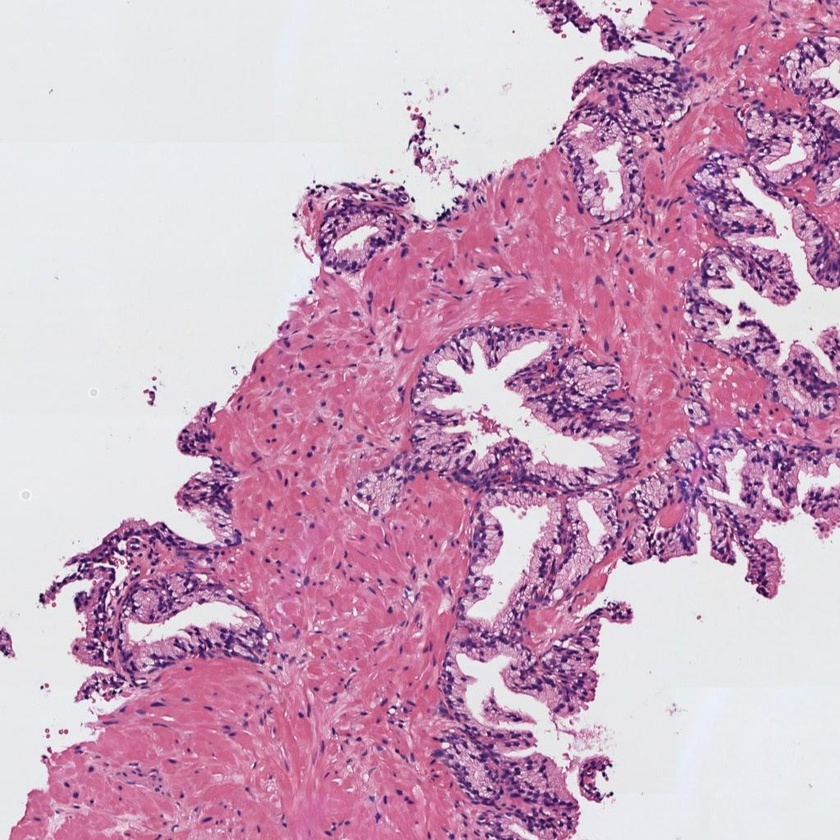
#> input picture histo_1.jpeg, 840 x 840 px, shrunk from 1024 x 1024 before the run, found by its file name
$ jupyter execute Actividad_Final_PIA.ipynb
#> lines starting #> are read from the running program, lines starting #| are printed output that depends on the picture; after the words box and inside, x2 and y2 are one past the last pixel; in counts of white or black regions, pixels touching at a corner belong together
<a href="https://colab.research.google.com/github/luiscargarcia/PF-IABD/blob/main/Actividad_Final_PIA.ipynb" target="_parent"></a>

# RESOLUCIÓN ACTIVIDAD FINAL PIA
Nombre:

NOTA: Completa el código necesario para resolver cada uno de los apartados, incorporando el código correspondiente debajo de cada bloque de comentarios.

#### Cargar una de las imágenes histológicas

[cell 1]
from google.colab import drive
drive.mount('/content/drive')

[cell 2]
# Importa las librerías necesarias
import cv2
import numpy as np
import skimage.io
from skimage import io, color, morphology, measure
from skimage.filters import threshold_otsu
from scipy.ndimage.morphology import binary_fill_holes
import matplotlib.pyplot as plt
from skimage.color import rgb2gray, rgba2rgb
from PIL import Image, ImageCms

[cell 3]
# Utiliza la librería skimage.io para leer la imagen 'histo_x.jpg' y visualízala usando la librería de matplotlib.
# Recuerda normalizar la imagen dividiéndola entre 255
image = io.imread('https://github.com/luiscargarcia/PF-IABD/blob/2ea3eaefccda75de76f864603e3a3f4c113e4bff/histo_1.jpeg?raw=true') # Reemplaza 'histo_x.jpg' con la ruta correcta
#> image is the input picture: shape (840, 840, 3); mean R, G, B 205, 166.3, 191.6
image = image / 255.0
plt.imshow(image)
plt.show()

####Define la funcion de rgb2cmyk, ya que esta viene sin definir.

[cell 4]
# Define la función rgb2cmyk
def rgb2cmyk(image):
    """Convierte una imagen RGB a CMYK.

    Args:
        image: Una imagen RGB en formato numpy array.

    Returns:
        Una imagen CMYK en formato numpy array.
    """
    # Asegúrate de que la imagen esté en el rango [0, 1]
    image = np.clip(image, 0, 1)

    # Calcula los canales CMYK
    k = 1 - np.max(image, axis=2)
    c = (1 - image[..., 0] - k) / (1 - k + 1e-10)  # Maneja divisiones por cero
    m = (1 - image[..., 1] - k) / (1 - k + 1e-10)
    y = (1 - image[..., 2] - k) / (1 - k + 1e-10)

    # Apila los canales CMYK para formar la imagen CMYK
    cmyk = np.stack([c, m, y, k], axis=-1)
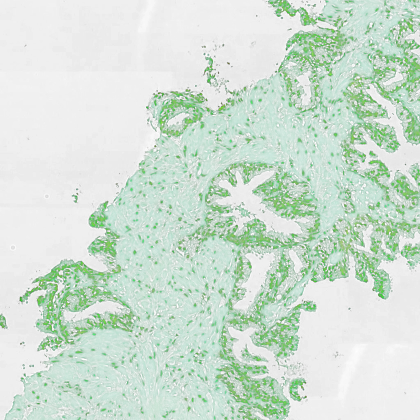
#> cmyk: shape (840, 840, 4) float64 (shown at 1/2 size); mean R, G, B, A 0.0122, 0.229, 0.08, 0.187; transparent parts drawn white

    return cmyk

#### Realizar una transformación de color para convertir la imagen al espacio de color CMYK

[cell 5]
# 1) Extrae la componente magenta de la imagen (que corresponde a la región tisular)
# 2) Visualiza la imagen con la librería de matplotlib.
# 3) Guarda la imagen Magenta con cv2.imwrite con el nombre "1_imagen_magenta.png"
image_cmyk = rgb2cmyk(image) # Llama a rgb2cmyk directamente
magenta_channel = image_cmyk[:,:,1]
plt.imshow(magenta_channel, cmap='gray')
plt.show()
cv2.imwrite("1_imagen_magenta.png", (magenta_channel * 255).astype(np.uint8))
#> Out = True

#### Umbralizar la imagen para separar los píxeles del fondo de la región tisular

[cell 6]
# 1) Convierte la imagen Magenta a formato "uint8"
# 2) Aplica un filtro gaussiano de tamaño 5x5
# 3) Umbraliza la imagen aplicando el método de Otsu
# 4) Aplica el umbral de manera que los píxeles del fondo y de los lúmenes sean 1s y el resto 0s.
# 5) Visualiza la máscara resultante (imagen de 0s y 1s)
# 6) Guarda la máscara multiplicándola por 255 con el nombre "2_mascara_con_artefactos.png"
magenta_uint8 = (magenta_channel * 255).astype(np.uint8)
blurred = cv2.GaussianBlur(magenta_uint8,(5,5),0)
thresh = threshold_otsu(blurred)
#> thresh = 55
mask = blurred > thresh
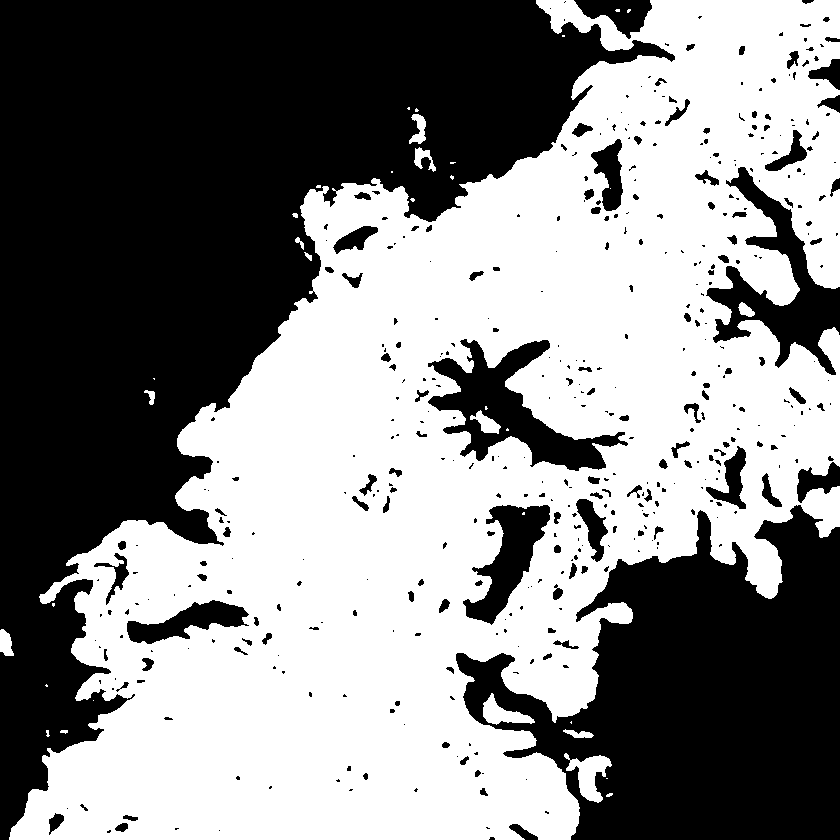
#> mask: shape (840, 840) bool; 52.7% white; 446 black regions (301 under 20 px), largest, box (x1, y1, x2, y2) and area: (0, 0, 675, 840) 214966, (456, 505, 840, 840) 76846, (428, 339, 628, 471) 9196
mask = 1 - mask # Invertir para que los lúmenes sean 1s
plt.imshow(mask, cmap='gray')
plt.show()
cv2.imwrite("2_mascara_con_artefactos.png", (mask * 255).astype(np.uint8))
#> Out = True

#### Limpiar la imagen eliminando los artefactos de lumen (objetos blancos pequeños que no son lúmenes)

[cell 7]
# 1) Utiliza la librería skimage.morphology.remove_small_objects.
# Lee la documentación en https://scikit-image.org/docs/dev/api/skimage.morphology.html#skimage.morphology.remove_small_objects
# Fija el umbral en 300 píxeles y la conectividad del objeto en 8 píxeles.
# 2) Convierte la máscara generada en formato uint8
# 3) Visualiza la máscara resultante
# 4) Guarda la máscara multiplicándola por 255 con el nombre "3_mascara_sin_artefactos.png"
cleaned_mask = morphology.remove_small_objects(mask, min_size=300, connectivity=8)
cleaned_mask_uint8 = (cleaned_mask * 255).astype(np.uint8)
plt.imshow(cleaned_mask_uint8, cmap='gray')
plt.show()
cv2.imwrite("3_mascara_sin_artefactos.png", cleaned_mask_uint8)
#> Out = True

#### Rellenar con 0s el fondo de la imagen para quedarnos únicamente con los lúmenes

[cell 8]
# 1) Aplica el algoritmo de expansión a partir de semillas para rellenar con 0s
# Pon dos semillas: una en la esquina superior izquierda y otra en la esquina inferior derecha.
# 2) Visualiza la máscara resultante
# 3) Guarda la máscara multiplicándola por 255 con el nombre "4_mascara_lumenes.png"
h, w = cleaned_mask.shape
seed1 = (0,0)
seed2 = (h-1, w-1)
filled_mask = morphology.binary_dilation(cleaned_mask, footprint=morphology.disk(10)) #Ajusta el radio del disco según sea necesario
#> filled_mask: shape (840, 840) bool; 72.5% white; 72 black regions (33 under 20 px), largest, box (x1, y1, x2, y2) and area: (19, 0, 818, 840) 174199, (698, 334, 840, 452) 3670, (128, 530, 196, 615) 2545
filled_mask[seed1] = 0
filled_mask[seed2] = 0
# Usa scipy.ndimage.morphology.binary_fill_holes en lugar de skimage.morphology.binary_fill_holes
from scipy.ndimage.morphology import binary_fill_holes # Importa binary_fill_holes desde el módulo correcto
filled_mask = 1 - binary_fill_holes(1-filled_mask) # Cambiado para usar binary_fill_holes de scipy.ndimage.morphology
#> filled_mask: shape (840, 840) int64; values 0 (black) and 1 (white), 69.1% white; 73 black regions (34 under 20 px), largest, box (x1, y1, x2, y2) and area: (19, 0, 818, 840) 198697, (698, 334, 840, 452) 3670, (128, 530, 196, 615) 2545
plt.imshow(filled_mask, cmap='gray')
plt.show()
cv2.imwrite("4_mascara_lumenes.png", (filled_mask * 255).astype(np.uint8))
#> Out = True

#### Rellenar los objetos de los lúmenes

[cell 9]
# 1) Rellena los lúmenes con la función binary_fill_holes de la librería scipy.ndimage.morphology
# 2) Convierte la máscara resultante en formato uint8
# 3) Visualiza la máscara
# 4) Guarda la máscara multiplicándola por 255 con el nombre "5_mascara_final.png"
filled_lumens = binary_fill_holes(filled_mask)
#> filled_lumens: shape (840, 840) bool; 70.8% white; 14 black regions (5 under 20 px), largest, box (x1, y1, x2, y2) and area: (19, 0, 817, 840) 198686, (698, 334, 840, 452) 3669, (784, 409, 840, 460) 1400
filled_lumens_uint8 = (filled_lumens * 255).astype(np.uint8)
#> filled_lumens_uint8: shape (840, 840); 70.8% white; 14 black regions (5 under 20 px)
plt.imshow(filled_lumens_uint8, cmap='gray')
plt.show()
cv2.imwrite("5_mascara_final.png", filled_lumens_uint8)
#> Out = True

#### Detectar y dibujar los contornos de los lúmenes sobre la imagen original

[cell 10]
# 1) Encuentra los contornos de los lúmenes
# 2) Dibuja los contornos (de color verde) sobre la imagen original
# 3) Visualiza la imagen superpuesta
# 4) Guarda la imagen multiplicándola por 255 con el nombre "6_imagen_superpuesta.png"
contours, _ = cv2.findContours(filled_lumens_uint8, cv2.RETR_EXTERNAL, cv2.CHAIN_APPROX_SIMPLE)
#> contours = 7 contours; box (x1, y1, x2, y2) and area: (0, 0, 705, 840) 279205, (371, 0, 840, 840) 210965, (39, 794, 98, 840) 1542, (476, 814, 548, 840) 1304, (97, 805, 148, 840) 1163, (165, 818, 189, 840) 362, (209, 820, 230, 840) 287
image_with_contours = cv2.cvtColor((image * 255).astype(np.uint8), cv2.COLOR_RGB2BGR)
cv2.drawContours(image_with_contours, contours, -1, (0, 255, 0), 2)
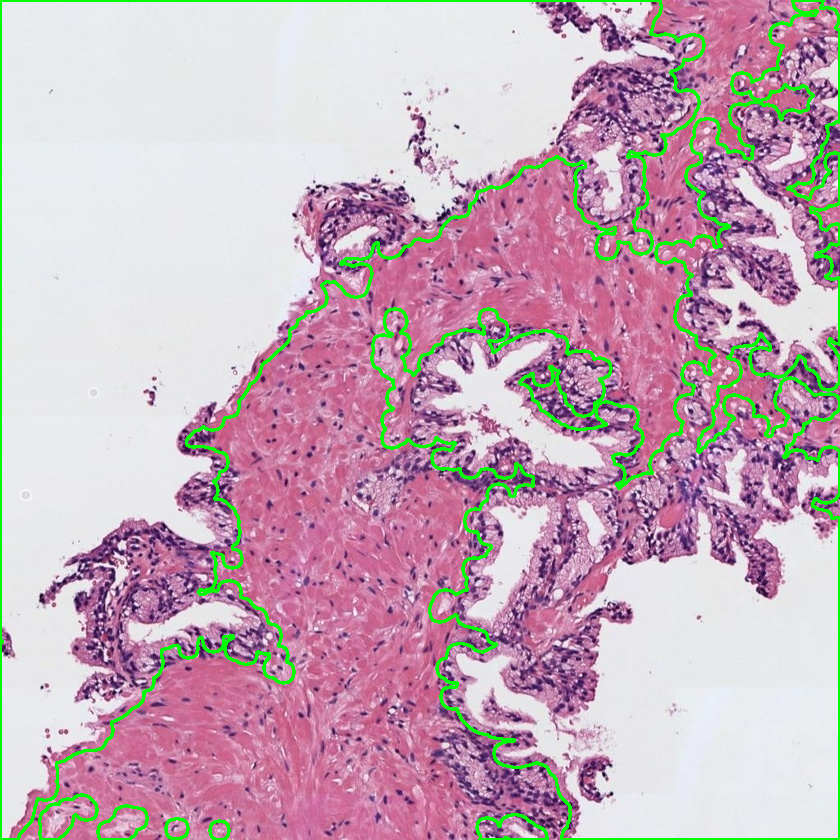
#> image_with_contours: shape (840, 840, 3); mean B, G, R 184.4, 172.2, 196.9
plt.imshow(cv2.cvtColor(image_with_contours, cv2.COLOR_BGR2RGB))
plt.show()
cv2.imwrite("6_imagen_superpuesta.png", image_with_contours)
#> Out = True

#### Identificar y cropear el lumen más grande

[cell 11]
# 1) Convierte la máscara de lúmenes en una imagen de etiquetas utilizando la librería skimage.measure
# 2) Calcula el área de cada uno de los lúmenes
# 3) Obtén una máscara del lumen de mayor área
# 4) Haz un crop (recorte) del lumen de mayor área utilizando las coordenadas de la bounding box
# 5) Visualiza la máscara recortada del lumen
# 6) Guarda la imagen multiplicándola por 255 con el nombre "7_crop_image.png"
labeled_lumens = measure.label(filled_lumens)
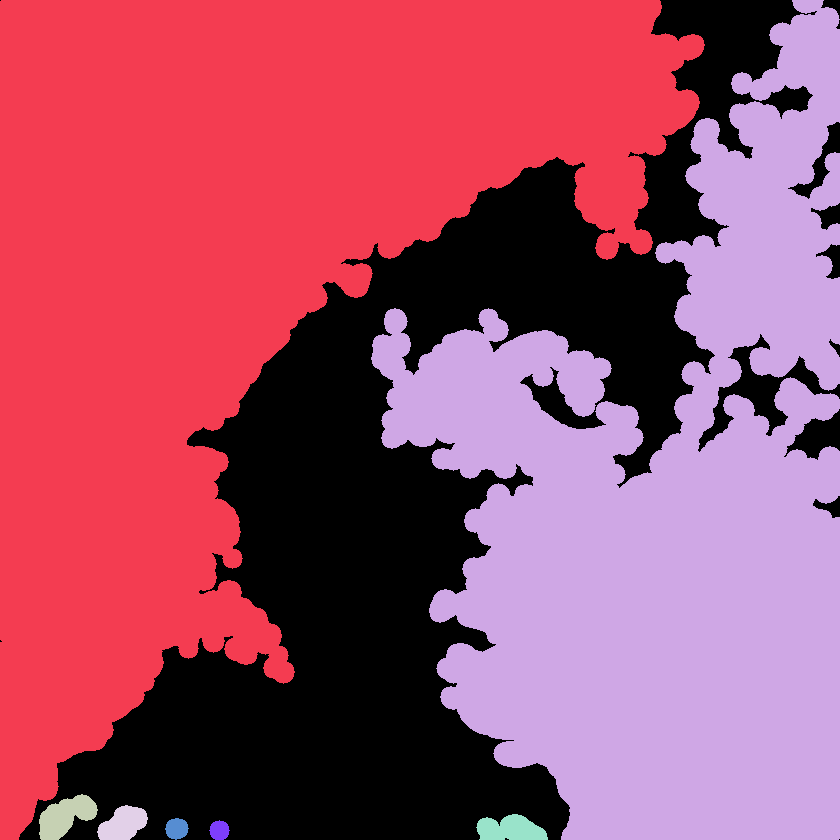
#> labeled_lumens: shape (840, 840) int32; 8 distinct labels, from 0 to 7; one colour per label, 0 black
regions = measure.regionprops(labeled_lumens)
#> regions = 7 regions; box (x1, y1, x2, y2) and area: (0, 0, 705, 840) 281005, (371, 0, 840, 840) 213563, (39, 794, 98, 840) 1622, (476, 814, 548, 840) 1389, (97, 805, 148, 840) 1227, (165, 818, 189, 840) 394, (209, 820, 230, 840) 316
largest_lumen = max(regions, key=lambda region: region.area)
largest_lumen_mask = (labeled_lumens == largest_lumen.label)
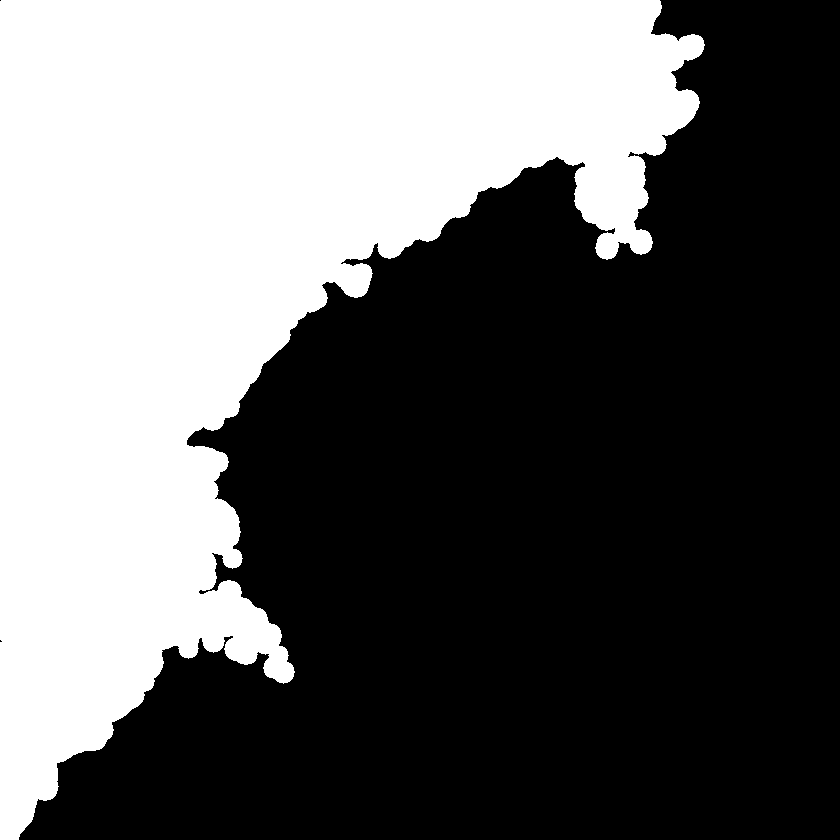
#> largest_lumen_mask: shape (840, 840) bool; 39.8% white; 1 white region, box (x1, y1, x2, y2) and area: (0, 0, 705, 840) 281005
minr, minc, maxr, maxc = largest_lumen.bbox
#> minr = 0; minc = 0; maxr = 840; maxc = 705
cropped_lumen = largest_lumen_mask[minr:maxr, minc:maxc]
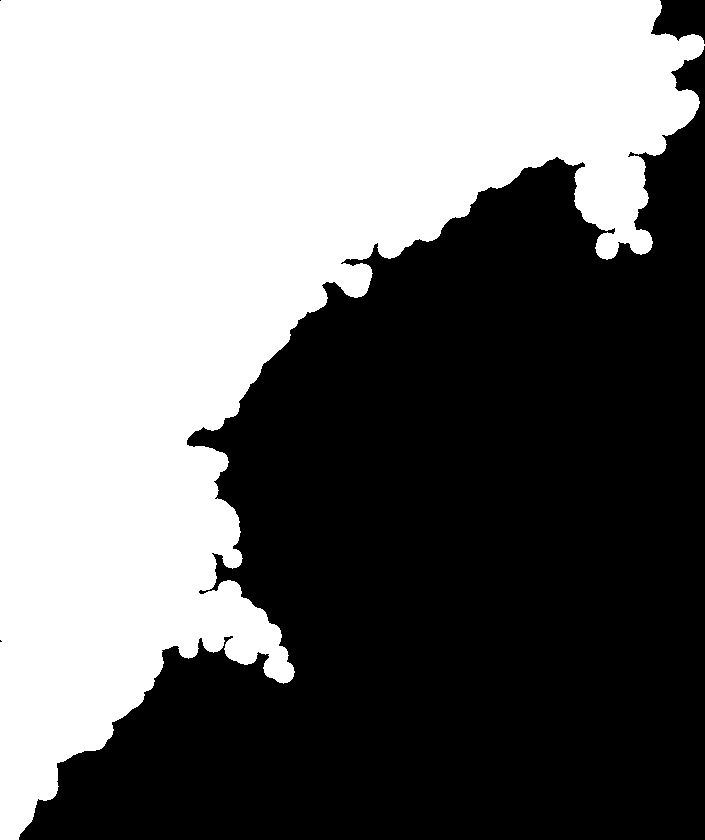
#> cropped_lumen: shape (840, 705) bool; 47.5% white; 1 white region, box (x1, y1, x2, y2) and area: (0, 0, 705, 840) 281005
plt.imshow(cropped_lumen, cmap='gray')
plt.show()
cv2.imwrite("7_crop_image.png", (cropped_lumen * 255).astype(np.uint8))
#> Out = True

#### Extraer 13 características geométricas que permitan caracterizar el lumen recortado

[cell 12]
# Calcula las siguientes características del crop del lumen anterior, redondeando su valor hasta el cuarto decimal.
# 1) Área
# 2) Área de la bounding box
# 3) Área convexa
# 4) Exentricidad
# 5) Diámetro equivalente
# 6) Extensión
# 7) Longitud del eje mayor
# 8) Longitud del eje menor
# 9) Orientación
# 10) Perímetro
# 11) Solidez
# 12) Compacidad
# 13) Rectangularidad
area = largest_lumen.area
#> area = 281005
bbox_area = largest_lumen.bbox_area
#> bbox_area = 592200
convex_area = largest_lumen.convex_area
#> convex_area = 398422
eccentricity = largest_lumen.eccentricity
#> eccentricity = 0.837
equivalent_diameter = largest_lumen.equivalent_diameter
#> equivalent_diameter = 598.2
extent = largest_lumen.extent
#> extent = 0.475
major_axis_length = largest_lumen.major_axis_length
#> major_axis_length = 982.5
minor_axis_length = largest_lumen.minor_axis_length
#> minor_axis_length = 538.4
orientation = largest_lumen.orientation
#> orientation = -0.643
perimeter = largest_lumen.perimeter
#> perimeter = 3984.9
solidity = largest_lumen.solidity
#> solidity = 0.705
compactness = (perimeter**2) / area
#> compactness = 56.51
rectangularity = (4 * area) / (major_axis_length * minor_axis_length)
#> rectangularity = 2.12


print(f"Área: {area:.4f}")
#| Área: 281005.0000
print(f"Área de la bounding box: {bbox_area:.4f}")
#| Área de la bounding box: 592200.0000
print(f"Área convexa: {convex_area:.4f}")
#| Área convexa: 398422.0000
print(f"Excentricidad: {eccentricity:.4f}")
#| Excentricidad: 0.8365
print(f"Diámetro equivalente: {equivalent_diameter:.4f}")
#| Diámetro equivalente: 598.1527
print(f"Extensión: {extent:.4f}")
#| Extensión: 0.4745
print(f"Longitud del eje mayor: {major_axis_length:.4f}")
#| Longitud del eje mayor: 982.5218
print(f"Longitud del eje menor: {minor_axis_length:.4f}")
#| Longitud del eje menor: 538.3782
print(f"Orientación: {orientation:.4f}")
#| Orientación: -0.6426
print(f"Perímetro: {perimeter:.4f}")
#| Perímetro: 3984.8755
print(f"Solidez: {solidity:.4f}")
#| Solidez: 0.7053
print(f"Compacidad: {compactness:.4f}")
#| Compacidad: 56.5087
print(f"Rectangularidad: {rectangularity:.4f}")
#| Rectangularidad: 2.1249
